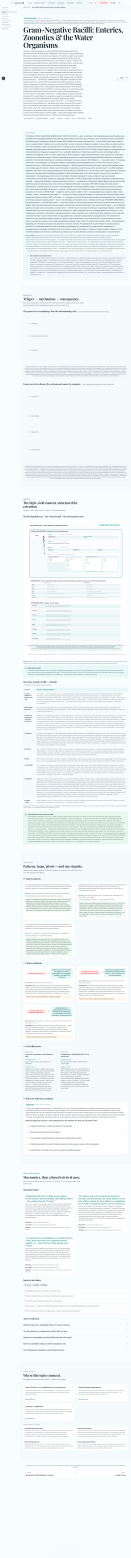
#> input picture docs/qa/m12/full-desktop-light.png, 1440 x 17133 px, found by its file name (shown at 1/11 size); its folder holds 2 pictures in this run
$ python m12-crops.py
#> lines starting #> are read from the running program, lines starting #| are printed output that depends on the picture
#!/usr/bin/env python3
"""M12 element captures — PIL crop of the registry visual from the
4 full-page captures (rect measured in-browser: x=281, y=5737, 1102x1496)."""
from PIL import Image
import os
import statistics

QA = "/home/z/my-project/kyp-usmle-notes/docs/qa/m12"
VISUALS = [
    ("gram-neg-bacilli-map", {"x": 281, "y": 5737, "w": 1102, "h": 1496}),
]
THEMES = ["light", "dark"]

for theme in THEMES:
    im = Image.open(f"{QA}/full-desktop-{theme}.png")
#> im is the input picture: PIL image 1440x17133 RGB; mean R, G, B 240, 245.6, 246.3
    for name, r in VISUALS:
        box = (int(r["x"]), int(r["y"]), int(r["x"] + r["w"]), int(r["y"] + r["h"]))
        crop = im.crop(box)
        out = f"{QA}/element-{name}-{theme}.png"
        crop.save(out)
        gray = crop.convert("L")
        px = list(gray.getdata())
        sd = statistics.pstdev(px[::37])
        print(f"{os.path.basename(out)}: {crop.size[0]}x{crop.size[1]} stdev={sd:.2f}")
#> this loop made 1 pass
#> sd on pass 1: 22.81
#| element-gram-neg-bacilli-map-light.png: 1102x1496 stdev=22.81
#> pass 1, `crop = im.crop(box)`:
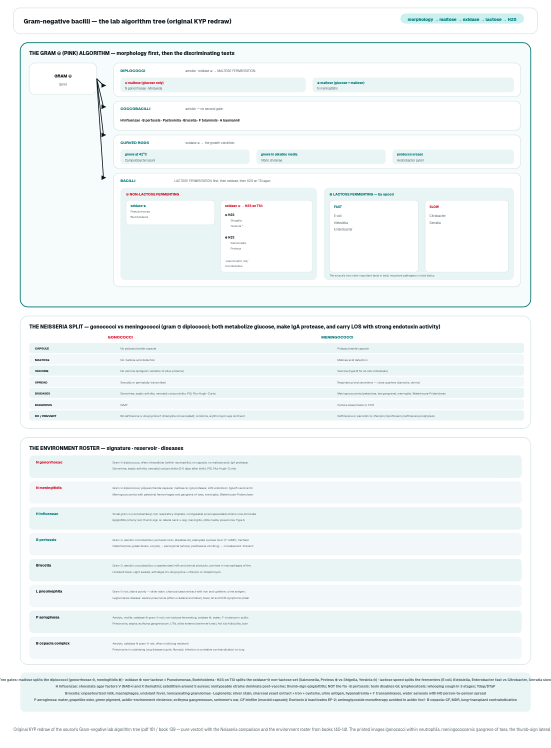
#> crop: PIL image 1102x1496 RGB (shown at 1/2 size); mean R, G, B 241.3, 246.4, 247
#> pass 2 of the loop `for theme in THEMES:`:
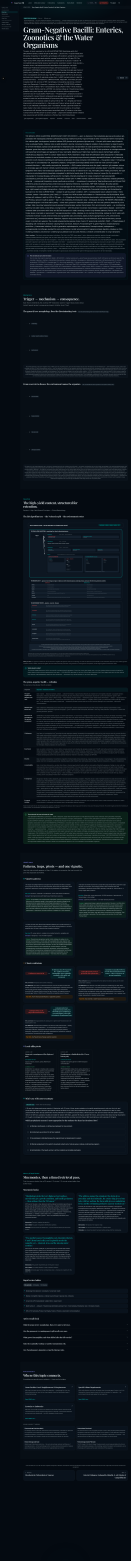
#> input picture docs/qa/m12/full-desktop-dark.png, 1440 x 17161 px, found by its file name (shown at 1/11 size)
#> im is the input picture: PIL image 1440x17161 RGB; mean R, G, B 13, 21.1, 28.4
#> the loop `for name, r in VISUALS:` made 1 pass
#> sd on pass 1: 20.98
#> (printed output is left out)
#> pass 1, `crop = im.crop(box)`:
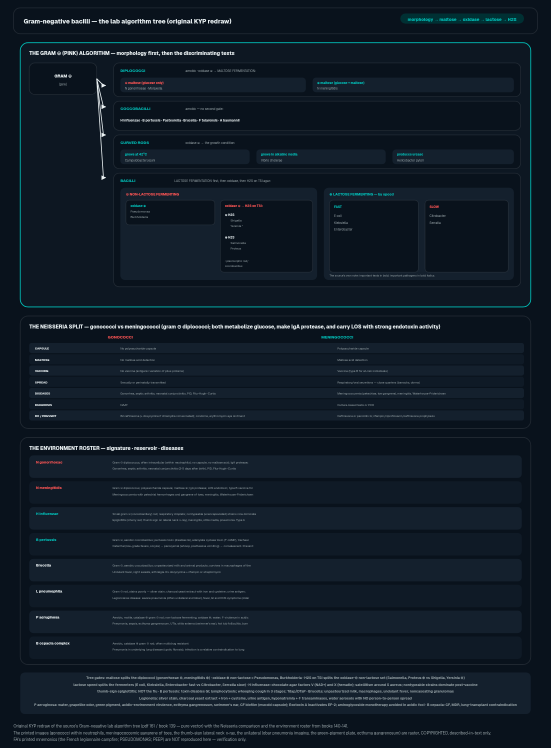
#> crop: PIL image 1102x1496 RGB (shown at 1/2 size); mean R, G, B 16.8, 27.8, 38.7
print("DONE")
